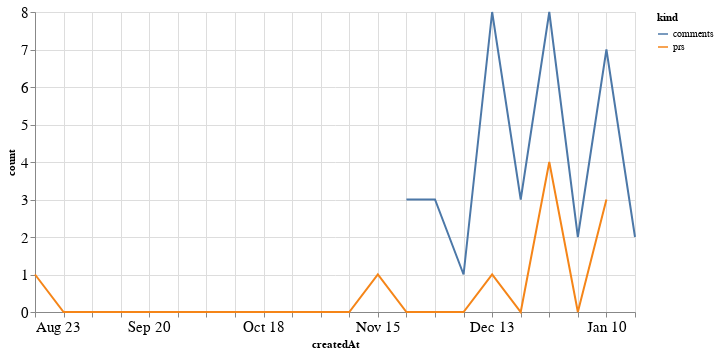

The notebook cell this image was saved under:
### Code cell
alt.Chart(total_time, width=600).mark_line().encode(
    x='createdAt',
    y='count',
    color='kind'
)

### Figure 1 — Vega-Lite specification as saved in the notebook (floating-point values rounded to 4 significant figures)
{"config": {"axisLeft": {"labelFontSize": 15}, "axisBottom": {"labelFontSize": 15}}, "data": {"name": "data-02330d78d9dccba67b23428f312751a6"}, "mark": "line", "encoding": {"color": {"type": "nominal", "field": "kind"}, "x": {"type": "temporal", "field": "createdAt"}, "y": {"type": "quantitative", "field": "count"}}, "width": 600, "$schema": "https://vega.github.io/schema/vega-lite/v4.8.1.json", "datasets": {"data-02330d78d9dccba67b23428f312751a6": [{"createdAt": "2020-08-23T00:00:00", "kind": "prs", "count": 1.0}, {"createdAt": "2020-08-30T00:00:00", "kind": "prs", "count": 0.0}, {"createdAt": "2020-09-06T00:00:00", "kind": "prs", "count": 0.0}, {"createdAt": "2020-09-13T00:00:00", "kind": "prs", "count": 0.0}, {"createdAt": "2020-09-20T00:00:00", "kind": "prs", "count": 0.0}, {"createdAt": "2020-09-27T00:00:00", "kind": "prs", "count": 0.0}, {"createdAt": "2020-10-04T00:00:00", "kind": "prs", "count": 0.0}, {"createdAt": "2020-10-11T00:00:00", "kind": "prs", "count": 0.0}, {"createdAt": "2020-10-18T00:00:00", "kind": "prs", "count": 0.0}, {"createdAt": "2020-10-25T00:00:00", "kind": "prs", "count": 0.0}, {"createdAt": "2020-11-01T00:00:00", "kind": "prs", "count": 0.0}, {"createdAt": "2020-11-08T00:00:00", "kind": "prs", "count": 0.0}, {"createdAt": "2020-11-15T00:00:00", "kind": "prs", "count": 1.0}, {"createdAt": "2020-11-22T00:00:00", "kind": "prs", "count": 0.0}, {"createdAt": "2020-11-29T00:00:00", "kind": "prs", "count": 0.0}, {"createdAt": "2020-12-06T00:00:00", "kind": "prs", "count": 0.0}, {"createdAt": "2020-12-13T00:00:00", "kind": "prs", "count": 1.0}, {"createdAt": "2020-12-20T00:00:00", "kind": "prs", "count": 0.0}, {"createdAt": "2020-12-27T00:00:00", "kind": "prs", "count": 4.0}, {"createdAt": "2021-01-03T00:00:00", "kind": "prs", "count": 0.0}, {"createdAt": "2021-01-10T00:00:00", "kind": "prs", "count": 3.0}, {"createdAt": "2021-01-17T00:00:00", "kind": "prs", "count": null}, {"createdAt": "2020-08-23T00:00:00", "kind": "comments", "count": null}, {"createdAt": "2020-08-30T00:00:00", "kind": "comments", "count": null}, {"createdAt": "2020-09-06T00:00:00", "kind": "comments", "count": null}, {"createdAt": "2020-09-13T00:00:00", "kind": "comments", "count": null}, {"createdAt": "2020-09-20T00:00:00", "kind": "comments", "count": null}, {"createdAt": "2020-09-27T00:00:00", "kind": "comments", "count": null}, {"createdAt": "2020-10-04T00:00:00", "kind": "comments", "count": null}, {"createdAt": "2020-10-11T00:00:00", "kind": "comments", "count": null}, {"createdAt": "2020-10-18T00:00:00", "kind": "comments", "count": null}, {"createdAt": "2020-10-25T00:00:00", "kind": "comments", "count": null}, {"createdAt": "2020-11-01T00:00:00", "kind": "comments", "count": null}, {"createdAt": "2020-11-08T00:00:00", "kind": "comments", "count": null}, {"createdAt": "2020-11-15T00:00:00", "kind": "comments", "count": null}, {"createdAt": "2020-11-22T00:00:00", "kind": "comments", "count": 3.0}, {"createdAt": "2020-11-29T00:00:00", "kind": "comments", "count": 3.0}, {"createdAt": "2020-12-06T00:00:00", "kind": "comments", "count": 1.0}, {"createdAt": "2020-12-13T00:00:00", "kind": "comments", "count": 8.0}, {"createdAt": "2020-12-20T00:00:00", "kind": "comments", "count": 3.0}, {"createdAt": "2020-12-27T00:00:00", "kind": "comments", "count": 8.0}, {"createdAt": "2021-01-03T00:00:00", "kind": "comments", "count": 2.0}, {"createdAt": "2021-01-10T00:00:00", "kind": "comments", "count": 7.0}, {"createdAt": "2021-01-17T00:00:00", "kind": "comments", "count": 2.0}]}}
